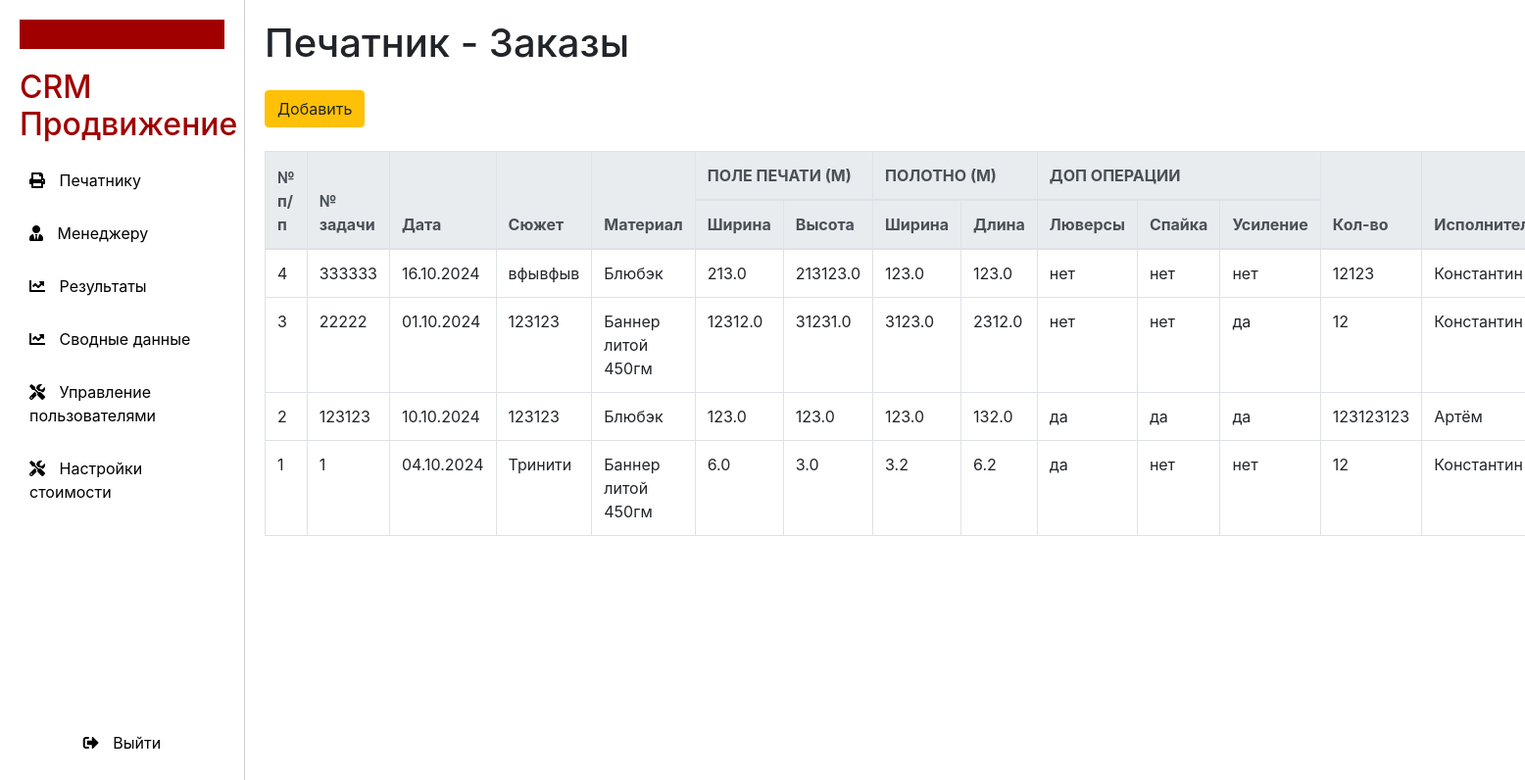
Before: /printer (signed in) with the older database file.
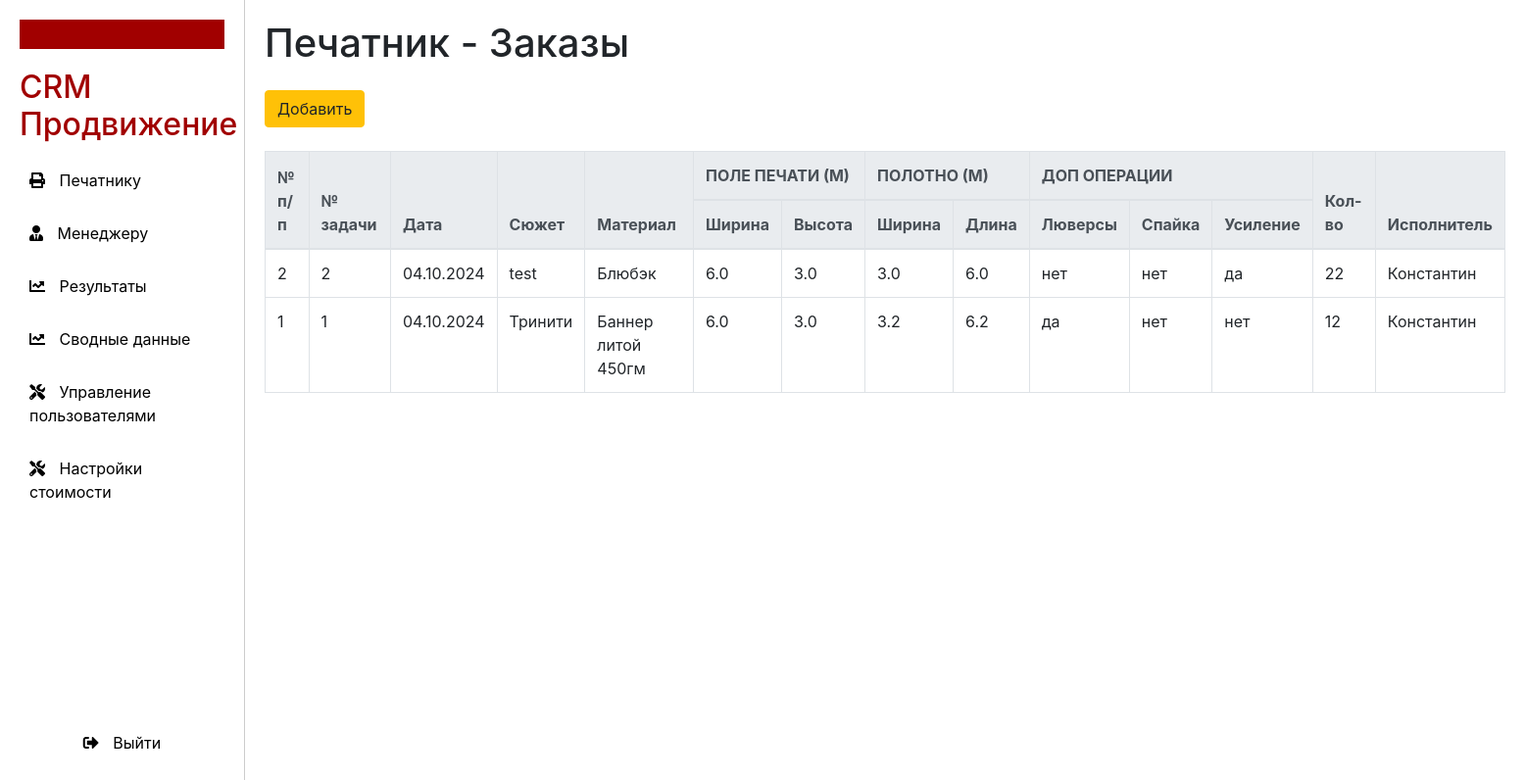
After: the same page with the newer database file.
### models.py (models this page shows)
class Order(Base):
    __tablename__ = 'orders'
    id = Column(Integer, primary_key=True, autoincrement=True)
    task_number = Column(Integer, nullable=False)
    date = Column(Date, nullable=False)
    subject = Column(String, nullable=False)
    material = Column(String, nullable=False)
    quantity = Column(Integer, nullable=False)
    performer = Column(String, nullable=False)
    print_width = Column(Float, nullable=False)
    print_height = Column(Float, nullable=False)
    canvas_width = Column(Float, nullable=False)
    canvas_length = Column(Float, nullable=False)
    eyelets = Column(String, nullable=False)
    spike = Column(String, nullable=False)
    reinforcement = Column(String, nullable=False)
    customer = Column(String, nullable=True)
    price_per_unit = Column(Integer, nullable=True)
    total_amount = Column(Integer, nullable=True)
    result: Mapped["Result"] = relationship(back_populates="order")

### main.py (the view)
@app.get("/printer", response_class=HTMLResponse)
async def printer_page(
        request: Request,
        db: Session = Depends(get_db),
        current_user: User = Depends(get_current_user)
):
    check_role_access(current_user, {Role.printer, Role.superuser, Role.admin})
    orders = db.query(Order).order_by(Order.id.desc()).all()
    return templates.TemplateResponse("printer.html",
                                      {"request": request,
                                       "orders": orders,
                                       "current_user": current_user,
                                       "role": current_user.role.value, })

### templates/printer.html (shortened to what this page needs)
{% extends "layout.html" %}
{% block result %}
<div class="content">
    <h1>Печатник - Заказы</h1>
    <button class="btn btn-warning mt-3">Добавить</button>
    <table class="table table-bordered mt-4">
        <thead class="thead-light">
        <tr>
            <th rowspan="2">№ п/п</th>
            <th rowspan="2">№ задачи</th>
            <th rowspan="2">Дата</th>
            <th rowspan="2">Сюжет</th>
            <th rowspan="2">Материал</th>
            <th colspan="2">ПОЛЕ ПЕЧАТИ (М)</th>
            <th colspan="2">ПОЛОТНО (М)</th>
            <th colspan="3">ДОП ОПЕРАЦИИ</th>
            <th rowspan="2">Кол-во</th>
            <th rowspan="2">Исполнитель</th>
        </tr>
        <tr>
            <th>Ширина</th>
            <th>Высота</th>
            <th>Ширина</th>
            <th>Длина</th>
            <th>Люверсы</th>
            <th>Спайка</th>
            <th>Усиление</th>
        </tr>
        </thead>
        {% if orders %}
        <tbody>
        {% for order in orders %}
        <tr>
            <td>{{ order.id }}</td>
            <td>{{ order.task_number }}</td>
            <td>{{ order.date.strftime("%d.%m.%Y") }}</td>
            <td>{{ order.subject }}</td>
            <td>{{ order.material }}</td>
            <td>{{ order.print_width }}</td>
            <td>{{ order.print_height }}</td>
            <td>{{ order.canvas_width }}</td>
            <td>{{ order.canvas_length }}</td>
            <td>{{ order.eyelets }}</td>
            <td>{{ order.spike }}</td>
            <td>{{ order.reinforcement }}</td>
            <td>{{ order.quantity }}</td>
            <td>{{ order.performer }}</td>
        </tr>
        {% endfor %}
        </tbody>
        {% else %}
        <tr>
            <td colspan="14">Нет доступных заказов</td>
        </tr>
        {% endif %}
    </table>
</div>
{% endblock %}

### templates/layout.html (shortened to what this page needs)
<!DOCTYPE html>
<html lang="ru">
<head>
    <link href="https://stackpath.bootstrapcdn.com/bootstrap/4.5.2/css/bootstrap.min.css" rel="stylesheet">
    <link rel="stylesheet" href="https://cdnjs.cloudflare.com/ajax/libs/font-awesome/5.15.4/css/all.min.css">
</head>
<body>
{% include 'sidebar.html' %}
{% block result %}
{% endblock %}
</body>
</html>

### templates/sidebar.html (shortened to what this page needs)
<div class="sidebar">
    <div class="top-strip"></div>
    <h2>CRM Продвижение</h2>
    <ul class="nav flex-column" style="flex-grow: 1; list-style-type: none; padding: 0;">
        {% if role == 'Печатник' %}
        <li class="nav-item">
            <a class="nav-link" href="/printer">
                <i class="fas fa-print"></i> Печатнику
            </a>
        </li>
        {% elif role == 'Менеджер' %}
        <li class="nav-item">
            <a class="nav-link" href="/manager">
                <i class="fas fa-user-tie"></i> Менеджеру
            </a>
        </li>
        {% elif role == 'Администратор' or role == 'Суперпользователь' %}
        <li class="nav-item">
            <a class="nav-link" href="/printer">
                <i class="fas fa-print"></i> Печатнику
            </a>
        </li>
        <li class="nav-item">
            <a class="nav-link" href="/manager">
                <i class="fas fa-user-tie"></i> Менеджеру
            </a>
        </li>
        <li class="nav-item">
            <a class="nav-link" href="/results">
                <i class="fas fa-chart-line"></i> Результаты
            </a>
        </li>
        <li class="nav-item">
            <a class="nav-link" href="/summary">
                <i class="fas fa-chart-line"></i> Сводные данные
            </a>
        </li>
        <li class="nav-item">
            <a class="nav-link" href="/admin">
                <i class="fas fa-tools"></i> Управление пользователями
            </a>
        </li>
        <li class="nav-item">
            <a class="nav-link" href="/settings">
                <i class="fas fa-tools"></i> Настройки стоимости
            </a>
        </li>
        {% endif %}
    </ul>
    <form action="/logout" method="post" style="display: inline;">
        <button type="submit" class="nav-link exit-link" style="border: none; background: none; cursor: pointer;">
            <i class="fas fa-sign-out-alt"></i> Выйти
        </button>
    </form>
</div>

### templates/layout.html (style rules this page uses)
body { display: flex; min-height: 100vh; margin: 0; }
.content { flex: 1; padding: 20px; }
.sidebar { background-color: #000; color: white; height: 100vh; padding: 20px; }
.nav-link { color: white; }
.nav-link i { margin-right: 10px; }

### templates/sidebar.html (style rules this page uses)
.sidebar { background-color: #ffffff; padding: 20px; height: 100vh; color: #000; width: 250px; display: flex; flex-direction: column; border-right: 1px solid #ccc; }
.top-strip { background-color: #a10000; height: 30px; width: 100%; margin-bottom: 20px; }
h2 { color: #a10000; margin: 0 0 15px; }
.nav { flex-grow: 1; overflow-y: auto; padding: 0; margin: 0; list-style-type: none; }
.nav-link { color: #000; text-decoration: none; display: inline-block; width: 100%; padding: 10px; }
.nav-item { margin-bottom: 10px; }
.exit-link { background-color: #c30000; text-align: center; margin-top: auto; }

Changed rows visible on the page:
removed Order: id "4", task_number "333333", date "16.10.2024", subject "вфывфыв", material "Блюбэк", print_width "213.0", print_height "213123.0", canvas_width "123.0", canvas_length "123.0", eyelets "нет", spike "нет", reinforcement "нет", quantity "12123", performer "Константин"
removed Order: id "3", task_number "22222", date "01.10.2024", subject "123123", material "Баннер литой 450гм", print_width "12312.0", print_height "31231.0", canvas_width "3123.0", canvas_length "2312.0", eyelets "нет", spike "нет", reinforcement "да", quantity "12", performer "Константин"
changed Order "Блюбэк": task_number "123123" → "2"; date "10.10.2024" → "04.10.2024"; subject "123123" → "test"; print_width "123.0" → "6.0"; print_height "123.0" → "3.0"; canvas_width "123.0" → "3.0"; canvas_length "132.0" → "6.0"; eyelets "да" → "нет"; spike "да" → "нет"; quantity "123123123" → "22"; performer "Артём" → "Константин"
